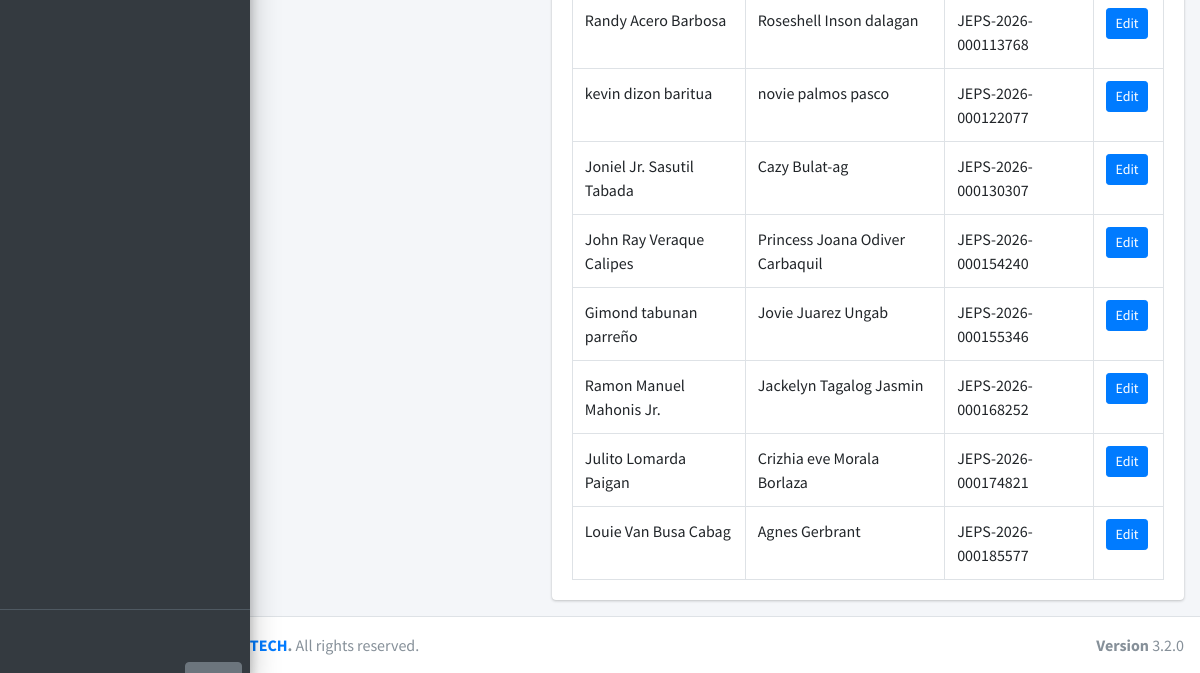
/wedding/ (signed in, lower part), run on an earlier commit of the app's database.
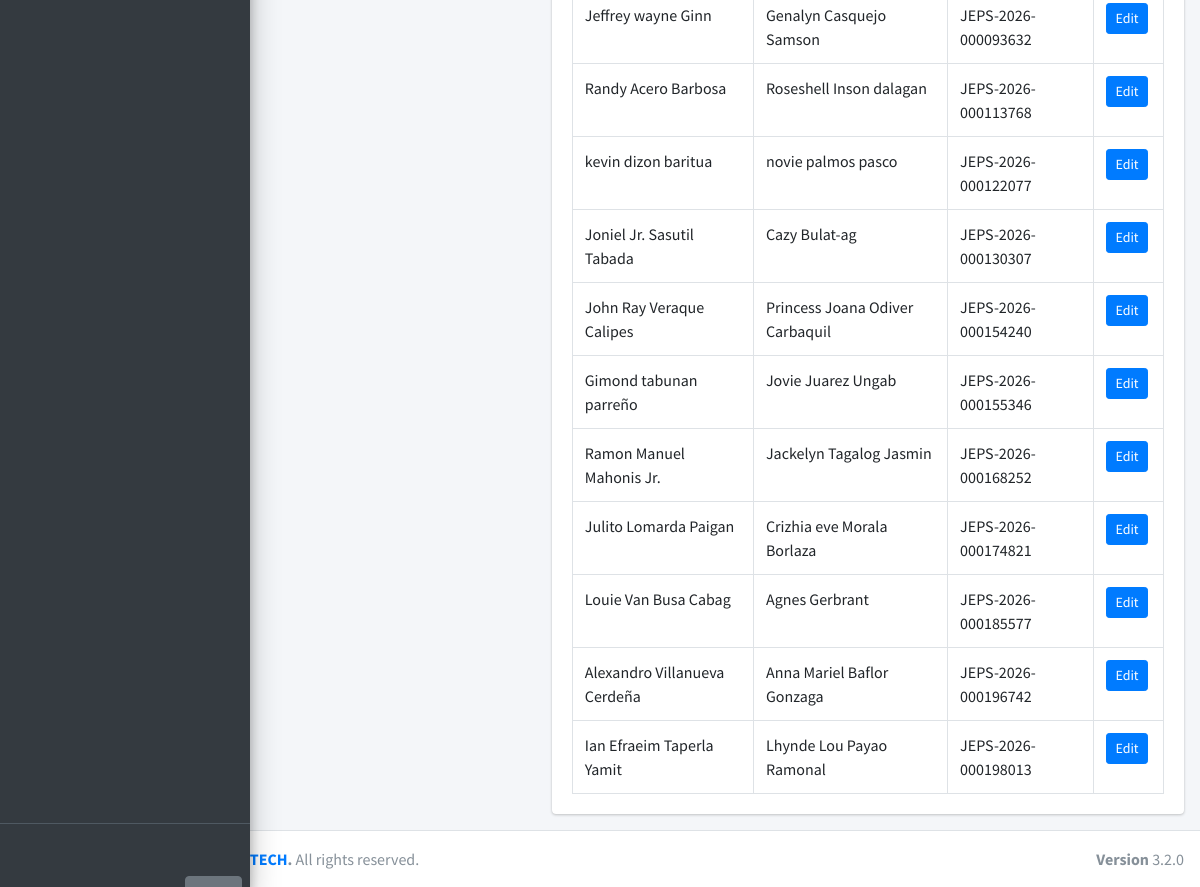
And on a later commit of the database.
### app/models.py (models this page shows)
class CivilWedding(db.Model):
    __tablename__ = 'civil_wedding'
    id = db.Column(db.Integer, primary_key=True)
    groom = db.Column(db.String(255), nullable=False)
    bride = db.Column(db.String(255), nullable=False)
    bday_groom = db.Column(db.Date, nullable=True)
    bday_bride = db.Column(db.Date, nullable=True)
    schedule_id = db.Column(db.Integer, db.ForeignKey('schedule_master.id'), nullable=True, unique=True)
    jeeps_or = db.Column(db.String(255), nullable=True)
    contact_no = db.Column(db.String(50), nullable=True)
    register_no = db.Column(db.String(100), nullable=True)
    claim_by = db.Column(db.JSON, nullable=True)
    created_at = db.Column(db.DateTime, default=datetime.utcnow)
    updated_at = db.Column(db.DateTime, default=datetime.utcnow, onupdate=datetime.utcnow)
    schedule = db.relationship('ScheduleMaster', backref='wedding', uselist=False)

### app/routes/wedding.py (the view)
@wedding_bp.route('/')
@login_required
@require_module(17)
def wed_index():
    WeddingRecords = CivilWedding.query.all()
    return render_template(
        "wedding/index.html",
        WeddingRecords=WeddingRecords,
    )

### app/__init__.py (called while the page is built)
def create_app():
    app = Flask(__name__)
    app.config.from_object(Config)
    db.init_app(app)
    login_manager.init_app(app)
    login_manager.login_view = 'auth.login'
    from app.models import User, Setting, Module
    @login_manager.user_loader
    def load_user(user_id):
        return User.query.get(int(user_id))
    @app.context_processor
    def inject_globals():
        modules = Module.query.all()
        user_modules = []
        if current_user.is_authenticated and current_user.role:
            user_modules = current_user.role.modules
        settings = {s.function_desc: s.function for s in Setting.query.all()}
        return dict(modules=modules, user_modules=user_modules, settings=settings)
    from app.routes import blueprints
    for bp in blueprints:
        app.register_blueprint(bp)
    with app.app_context():
        db.create_all()
    return app

### app/templates/wedding/index.html (shortened to what this page needs)
{% extends "layouts/layout1.html" %}
{% block content %}
<section class="col-lg-5 connectedSortable">
</section>
<section class="col-lg-7 connectedSortable">
	<div class="card">
		<div class="card-body">
			<table id="weddingTable" class="table table-bordered table-hover">
				<tbody>
					{% for w in WeddingRecords %}
					<tr>
						<td>{{ w.groom }}</td>
						<td>{{ w.bride }}</td>
						<td>{{ w.jeeps_or }}</td>
						<td>
							<button class="btn btn-primary btn-sm assignBtn"
							data-id="{{ w.id }}"
							data-rno="{{ w.register_no }}"
							data-groom="{{ w.groom }}"
							data-groombday="{{ w.bday_groom }}"
							data-bride="{{ w.bride }}"
							data-bridebday="{{ w.bday_bride }}"
							data-contact="{{ w.contact_no }}"
							data-jeps="{{ w.jeeps_or }}"
							data-claim="{{ w.claim_by }}">
							Edit
						</button>
					</td>
				</tr>
				{% endfor %}
			</tbody>
		</table>
	</div>
</div>
</section>
{% endblock %}

### app/templates/layouts/layout1.html (shortened to what this page needs)
<!DOCTYPE html>
<html lang="en">
<head>
<link rel="stylesheet" href="{{ url_for('static', filename='plugins/fontawesome-free/css/all.min.css') }}">
<link rel="stylesheet" href="{{ url_for('static', filename='dist/css/adminlte.min.css') }}">
  <link rel="stylesheet" href="{{ url_for('static', filename='plugins/overlayScrollbars/css/OverlayScrollbars.min.css') }}">
<link rel="stylesheet" href="{{ url_for('static', filename='plugins/sweetalert2-theme-bootstrap-4/bootstrap-4.min.css') }}">
<link rel="stylesheet" href="{{ url_for('static', filename='plugins/toastr/toastr.min.css') }}">
<link rel="stylesheet" href="{{ url_for('static', filename='plugins/datatables-bs4/css/dataTables.bootstrap4.min.css') }}">
<link rel="stylesheet" href="{{ url_for('static', filename='plugins/datatables-responsive/css/responsive.bootstrap4.min.css') }}">
<link rel="stylesheet" href="{{ url_for('static', filename='plugins/datatables-buttons/css/buttons.bootstrap4.min.css') }}">
<link href="{{ url_for('static', filename='plugins/select2/css/select2.min.css') }}" rel="stylesheet" />
</head>
<body class="hold-transition sidebar-mini layout-fixed sidebar-collapse">
<div class="wrapper">
  <aside class="main-sidebar main-sidebar-custom sidebar-dark-primary elevation-4">
    <div class="sidebar">
    </div>
    <div class="sidebar-custom">
      <a href="{{ url_for('auth.logout') }}" class="btn btn-link"><i class="fas fa-cogs"></i></a>
      <a href="#" class="btn btn-secondary hide-on-collapse pos-right">Help</a>
    </div>
  </aside>
  <div class="content-wrapper">
    <section class="content">
      <div class="container-fluid">
        <div class="row">
          {% block content %}{% endblock %}
        </div>
      </div>
    </section>
  </div>
  <footer class="main-footer">
    <div class="float-right d-none d-sm-block">
      <b>Version</b> 3.2.0
    </div>
<strong>Copyright &copy; 2025 <a href="https://www.facebook.com/profile.php?id=61572728822378">MGX TECH</a>.</strong> All rights reserved.
  </footer>
</div>
</body>
</html>

What changed in the data, as far as the page shows it:
now on this page (row unchanged): CivilWedding: groom "Jeffrey wayne Ginn", bride "Genalyn Casquejo Samson", jeeps_or "JEPS-2026-000093632"
added CivilWedding: groom "Alexandro Villanueva Cerdeña", bride "Anna Mariel Baflor Gonzaga", jeeps_or "JEPS-2026-000196742"
added CivilWedding: groom "Ian Efraeim Taperla Yamit", bride "Lhynde Lou Payao Ramonal", jeeps_or "JEPS-2026-000198013"
